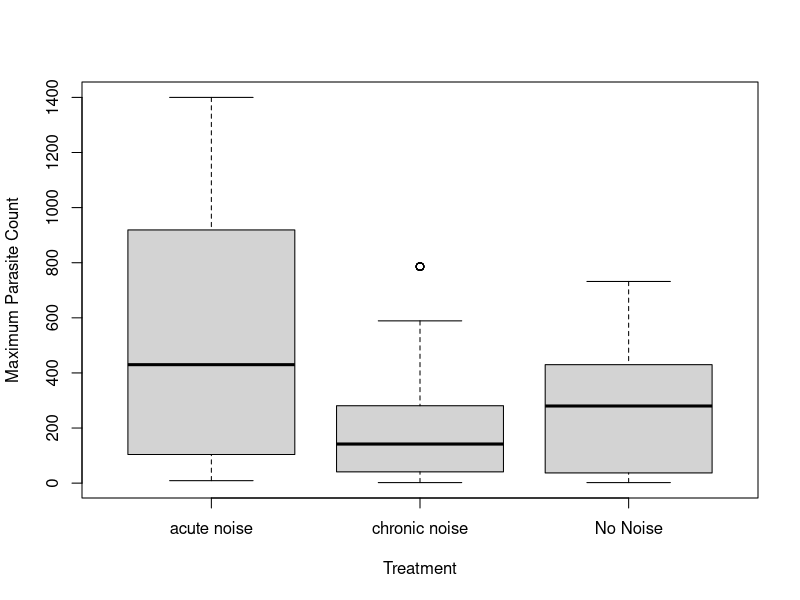
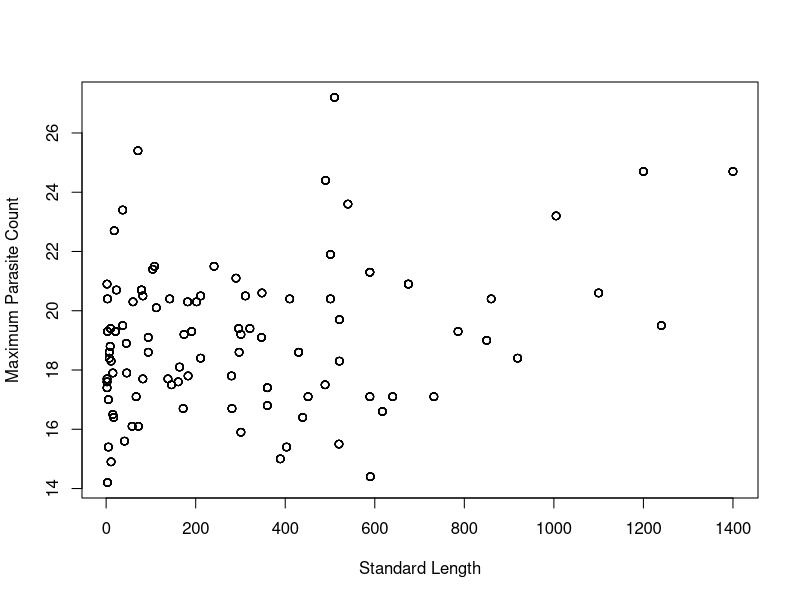
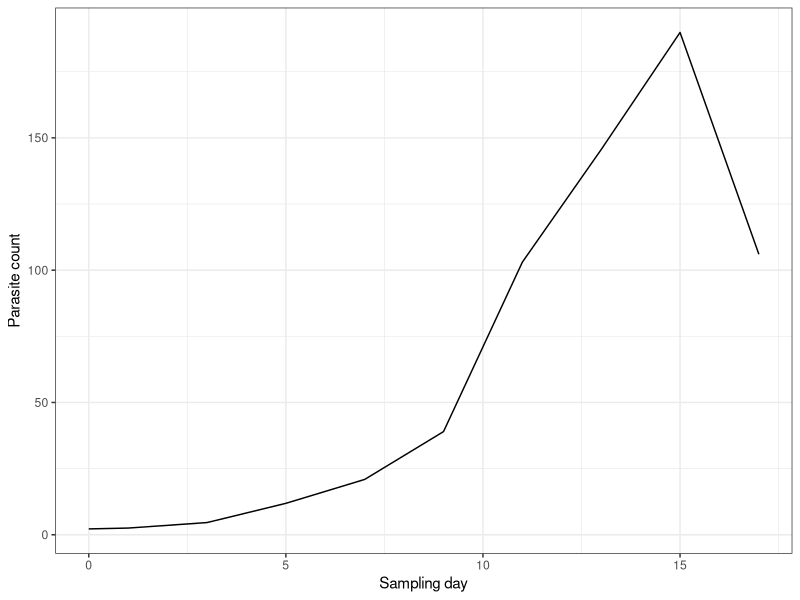
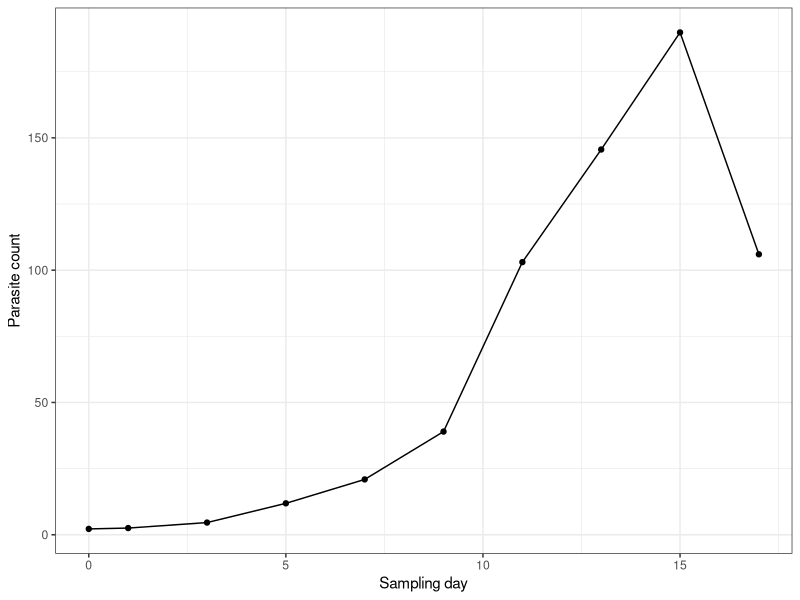
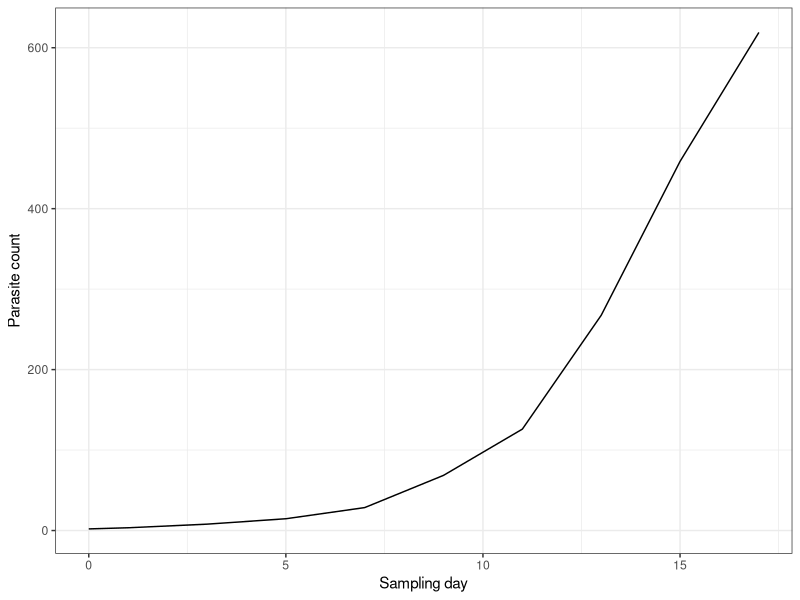
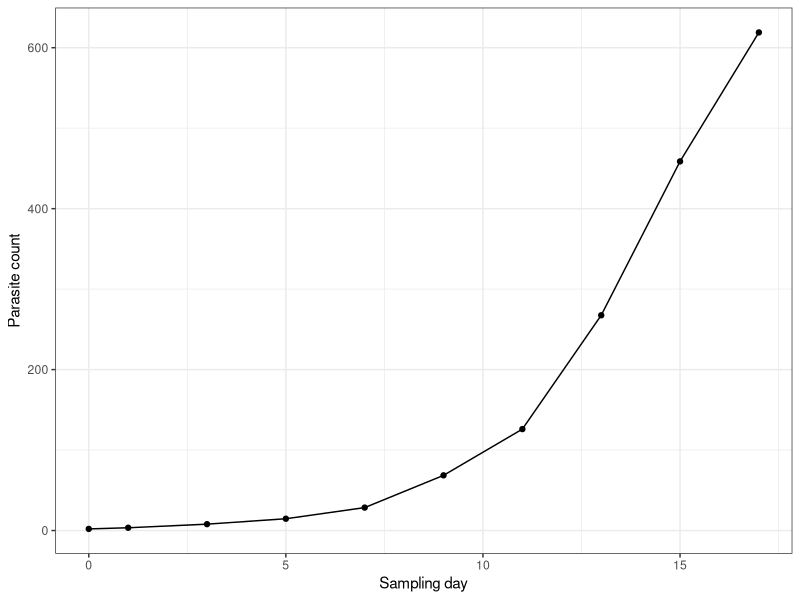
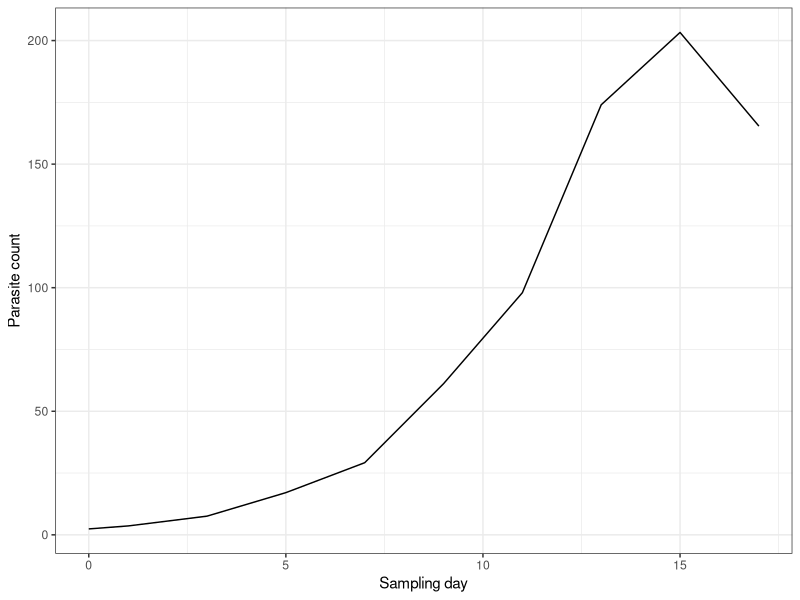
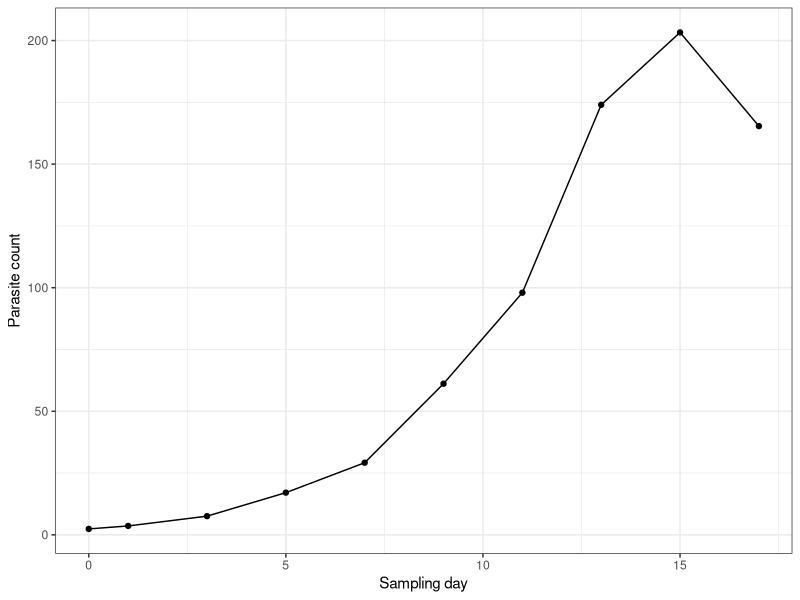

Write R code to recreate these figures, in order.
#this is where I will complete assignment 1
getwd()

#my chosen dataset
guppy <- read.csv(file = "guppy.csv", head= TRUE)
summary(guppy)

#create objects for each column

#check the sample size for each treatment
table(guppy$treatment)

#mean max parasite number out of the 10 days observed
with(guppy, tapply(max.parasite.count, fish.Id, mean))

#mean max parasite number for each treatment, omitting all missing data
with (guppy,tapply(max.parasite.count, treatment, mean, na.rm=TRUE))

#standard deviation max parasite number for each treatment, omitting all missing data
with(guppy,tapply(max.parasite.count, treatment, sd, na.rm=TRUE))

#test for statistical difference of max parasite number between treatments
guppy.aov <- aov(max.parasite.count ~ treatment, data=guppy)
summary(guppy.aov)

#New code for assignment 2
library(tidyverse)

(guppy
  %>% group_by(treatment)
  %>% summarise_at("max.parasite.count",
                  list(mean=mean, sd=sd), na.rm=TRUE))

#look for any inconsistencies in data
summary(guppy)

boxplot (max.parasite.count~treatment, data=guppy, 
         xlab = "Treatment", ylab = "Maximum Parasite Count")

## JD: I needed to add selectors to run this code
plot.default(guppy$max.parasite.count, guppy$standard.length,
     ylab="Maximum Parasite Count", xlab="Standard Length")

## A2 grade 1.9/3. Not exactly sure what you checked here or what you learned

##New code for assignment 3

library(tidyverse)

view(guppy)

library(dplyr)

#pairing down columns to only the ones I need
pdat <- select(guppy, treatment, day, parasite.count)


#re-arranging the data by treatment and day
timedat <- (pdat
                %>% group_by(treatment, day)
                %>% summarise_at("parasite.count",
                                 list(mean=mean, sd=sd), na.rm=TRUE))
print(timedat)


#looking at each treatment independently - chronic noise first
pdat_chr <- filter(pdat, treatment == "chronic noise")

#re-arranging data by day
timedat_chr <- (pdat_chr
            %>% group_by(day)
            %>% summarise_at("parasite.count",
                             list(mean=mean, sd=sd), na.rm=TRUE))
print(timedat_chr)


#looking at acute noise only
pdat_a <- filter(pdat, treatment == "acute noise")

#sorting by day of sampling
timedat_a <- (pdat_a
                %>% group_by(day)
                %>% summarise_at("parasite.count",
                                 list(mean=mean, sd=sd), na.rm=TRUE))
print(timedat_a)


#looking at control group only
pdat_no <- filter(pdat, treatment == "No Noise")

#sorting by say of sampling
timedat_no <- (pdat_no
              %>% group_by(day)
              %>% summarise_at("parasite.count",
                               list(mean=mean, sd=sd), na.rm=TRUE))
print(timedat_no)



library(ggplot2)
theme_set(theme_bw()) 

#plotting each treatment separately
#chronic
pchr <- ggplot(timedat_chr,aes(day, mean))+labs(y = "Parasite count", x="Sampling day")
print(pchr+geom_line())
print(pchr+geom_line() +geom_point())

#acute
pa <- ggplot(timedat_a,aes(day, mean))+labs(y = "Parasite count", x="Sampling day")
print(pa+geom_line())
print(pa+geom_line() +geom_point())

#control
pno <- ggplot(timedat_no,aes(day, mean))+labs(y = "Parasite count", x="Sampling day")
print(pno+geom_line())
print(pno+geom_line() +geom_point())

#plotting all 3 treatments together (line)
pt <- ggplot(timedat,aes(day, mean, colour=treatment))+labs(y = "Parasite count", x="Sampling day")
print(pt+geom_line())
print(pt+geom_line() +geom_point())


#taking the total parasite count over all days and comparing treatments 
totdat <- select(guppy, fish.Id, treatment, parasite.count)


#took the sum of the number of parasites over all sampling days for each individual
totdatgrp <- (totdat
            %>% group_by(fish.Id, treatment)
            %>% summarise_at("parasite.count",
                             list(sum=sum), na.rm=TRUE))

#took the mean total parasite for each treatment
totdatgrp2 <- (totdatgrp
               %>% group_by(treatment)
               %>% summarise_at("sum",
                                list(mean=mean, sd=sd), na.rm=TRUE))


#plotting the total parasite count over all sampling days across treatments (boxplot)
btot <- ggplot(totdatgrp2,aes(treatment, mean))+
  labs(y ="Mean total parasite count", x="Treatment")

print(btot+geom_bar(stat = "identity", width = 0.5, fill="steelblue"))+
  theme_minimal()




